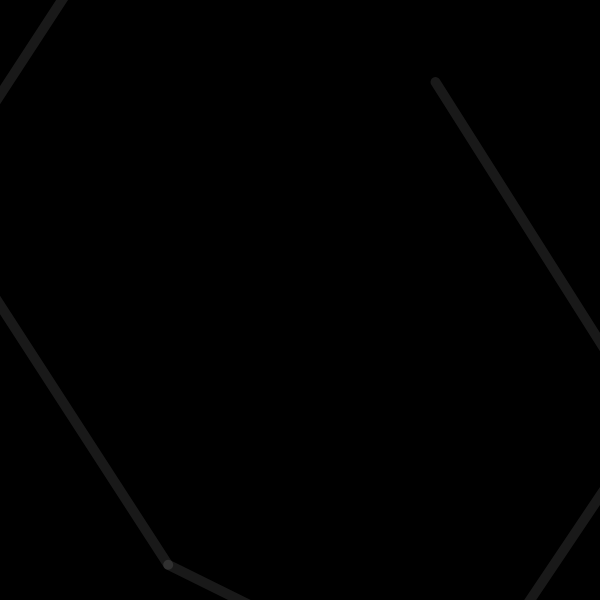
Frame 1 (no input)
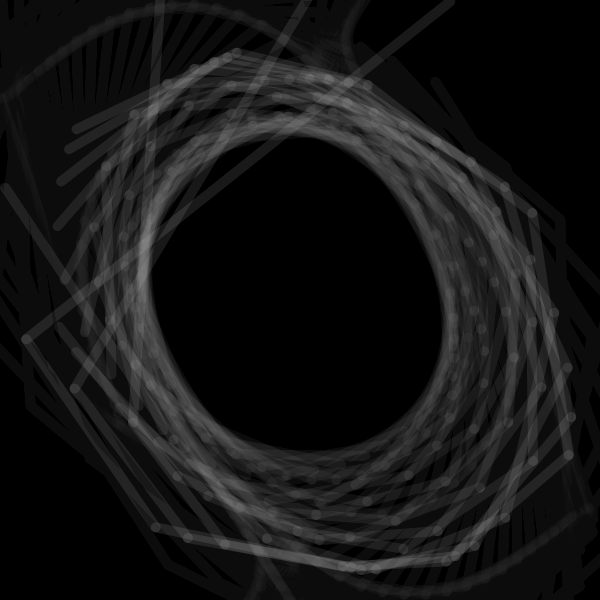
Frame 60 (no input)
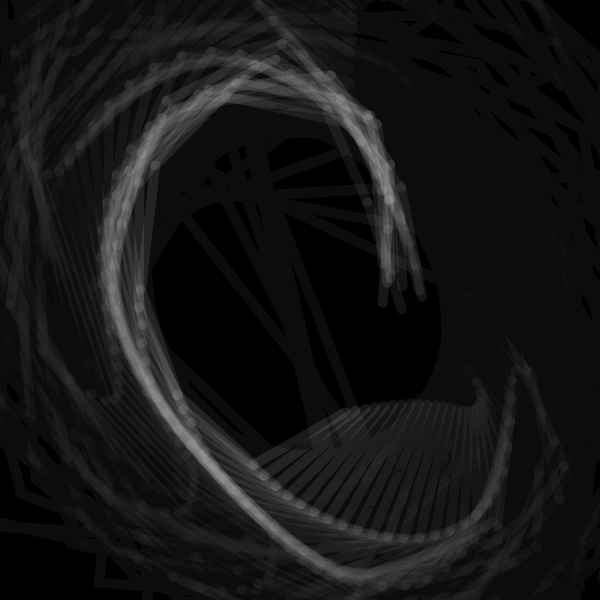
Frame 120 (the mouse pressed at the canvas centre since frame 60)

The p5.js sketch that drew these frames (run headless with seeded random() and noise() and a simulated clock; from frame 60 on, the mouse is pressed at the canvas centre):

// p5.js sketch
// ── sketch.js
let _aryLine = [];

let _minWidth;

function setObject() {
  _minWidth = min(width, height) * 0.8;
  strokeWeight(_minWidth/40);
  stroke(255);
  noFill();
  let numLine = 1;
  for (let i = 0; i < numLine; i++) {
    _aryLine[i] = new BendLine();
  }
}

function setup() {
  w = 600;
  var canvas;
    if(windowWidth>=600 && windowHeight >=600){
      canvas = createCanvas(600, 600);
    }
    else{
      canvas = createCanvas(windowWidth, windowHeight - 100);
    }

  var x = (windowWidth - width) / 2;
  var y = (windowHeight - height) / 2;

  canvas.position(x, y);
  background(0);
  setObject();
}



class BendLine {
  constructor() {
    this.r = _minWidth / 3;
    this.numPoints = 10;
    this.aryXy = [];
    for (let i = 0; i < this.numPoints; i++) {
      let ang = 2*PI / this.numPoints * i;
      this.aryXy[i] = createVector(this.r/2 * cos(ang), this.r * sin(ang));
    }
    
    this.numBend = 20;
    this.aryRParameter = [];
    for (let i = 0; i < this.numBend; i++) {
      this.aryRParameter[i] = [this.r / 4 * 1**i, random(8*PI), 2*PI / random(50, 200)];//[max, init, speed]
    }
    this.aryinitAngParameter = [];
    for (let i = 0; i < this.numBend; i++) {
      this.aryinitAngParameter[i] = [PI, random(PI), PI / random(100, 500)];//[max, init, speed]
    }
    this.aryAngStep = [];
    for (let i = 0; i < this.numBend; i++) {
      this.aryAngStep[i] = PI / this.numPoints * int(random(2, i));
    }
    this.numCycle = 2;
  }
  update() {
    this.updateR();
    this.updateInitAng();
    this.newAryXy = this.aryXy;
    for (let i = 0; i < this.numBend; i++) {
      this.newAryXy = bend(this.newAryXy, this.aryR[i], this.aryinitAng[i], this.aryAngStep[i], this.numCycle);
    }
  }
  updateR() {
    this.aryR = [];
    for (let i = 0; i < this.aryRParameter.length; i++) {
      this.aryR[i] = this.aryRParameter[i][0] * (sin(this.aryRParameter[i][1] + this.aryRParameter[i][2] * frameCount));
    }
  }
  updateInitAng() {
    this.aryinitAng = [];
    for (let i = 0; i < this.aryinitAngParameter.length; i++) {
      this.aryinitAng[i] = this.aryinitAngParameter[i][1] + this.aryinitAngParameter[i][0] * (cos(this.aryinitAngParameter[i][2] * frameCount));
    }
  }
  draw() {
    beginShape();
    for (let i = 0; i < this.newAryXy.length-1; i++) {
      noFill();
  strokeWeight(20)
      // rect(this.newAryXy[i].y, this.newAryXy[i].x, 200, 100);
      // rect(this.newAryXy[i].x, this.newAryXy[i].y, 100, 200);

      // ellipse(this.newAryXy[i].y, this.newAryXy[i].x, 20, 20)
      strokeWeight(10)

      line(this.newAryXy[i].x, this.newAryXy[i].y, this.newAryXy[i+1].x, this.newAryXy[i+1].y);
    }
    endShape(CLOSE);
  }
}

function bend(aryXy, r, initAng, angStep, numCycle) {
  let aryXy2 = aryXy;
  for (let j = 0; j < numCycle; j++) {
    let aryXyNew = [];
    for (let i = 0; i < aryXy2.length; i++) {
      let xy_1_2 = p5.Vector.sub(aryXy2[(i+1)%aryXy2.length], aryXy2[i]);
      let ang = initAng + angStep * i;
      xy_1_2.rotate(-PI).setMag(r * atan(ang));
      let xy = p5.Vector.add(aryXy2[i], xy_1_2);
      aryXyNew.push(xy);
    }
    aryXy2 = aryXyNew;
  }

  return aryXy2;
}

function draw() {
  background(0, 10);
  fill(50)
  stroke(255, 25)
  translate(width/2, height/2);
  for (let i = 0; i < _aryLine.length; i++) {
    _aryLine[i].update();
    _aryLine[i].draw();
  }
}
